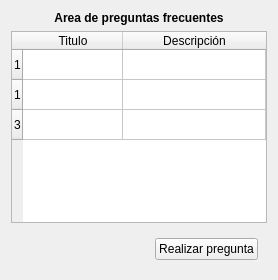
      <widget class="QWidget" name="tab_5">
       <attribute name="title">
        <string>FAQ</string>
       </attribute>
       <layout class="QVBoxLayout" name="verticalLayout_6">
        <item>
         <widget class="QLabel" name="label_35">
          <property name="text">
           <string>&lt;html&gt;&lt;head/&gt;&lt;body&gt;&lt;p align=&quot;center&quot;&gt;&lt;span style=&quot; font-weight:600;&quot;&gt;Area de preguntas frecuentes&lt;/span&gt;&lt;/p&gt;&lt;/body&gt;&lt;/html&gt;</string>
          </property>
          <property name="margin">
           <number>10</number>
          </property>
         </widget>
        </item>
        <item>
         <widget class="QTableWidget" name="tFaq">
          <attribute name="horizontalHeaderStretchLastSection">
           <bool>true</bool>
          </attribute>
          <row>
           <property name="text">
            <string>1</string>
           </property>
          </row>
          <row>
           <property name="text">
            <string>1</string>
           </property>
          </row>
          <row>
           <property name="text">
            <string>3</string>
           </property>
          </row>
          <column>
           <property name="text">
            <string>Titulo</string>
           </property>
          </column>
          <column>
           <property name="text">
            <string>Descripción</string>
           </property>
          </column>
          <item row="0" column="0">
           <property name="text">
            <string/>
           </property>
          </item>
          <item row="1" column="0">
           <property name="text">
            <string/>
           </property>
          </item>
         </widget>
        </item>
        <item>
         <widget class="QWidget" name="widget_20" native="true">
          <layout class="QHBoxLayout" name="horizontalLayout_13">
           <item>
            <spacer name="horizontalSpacer_5">
             <property name="orientation">
              <enum>Qt::Horizontal</enum>
             </property>
             <property name="sizeHint" stdset="0">
              <size>
               <width>40</width>
               <height>20</height>
              </size>
             </property>
            </spacer>
           </item>
           <item>
            <widget class="QPushButton" name="bFaqPregunta">
             <property name="text">
              <string>Realizar pregunta</string>
             </property>
            </widget>
           </item>
          </layout>
         </widget>
        </item>
       </layout>
      </widget>
